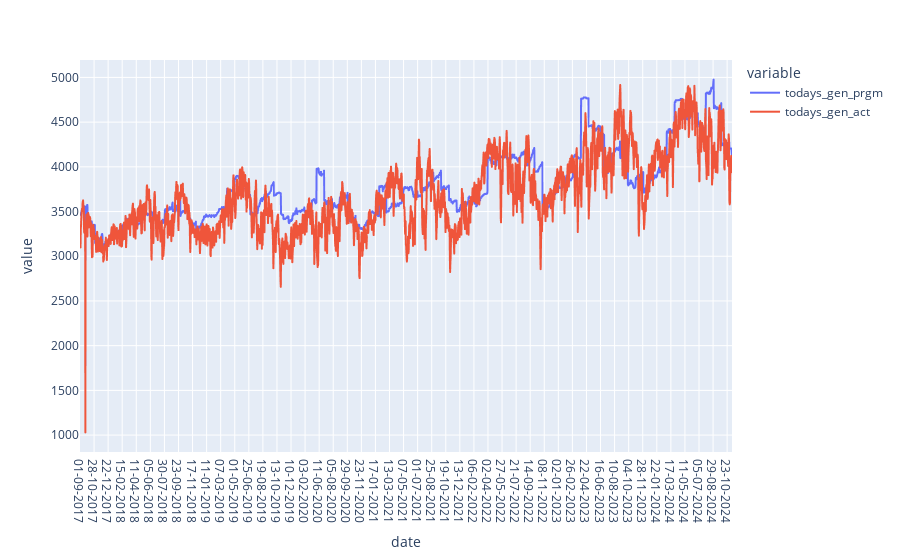

Notebook cell for this chart:
### Code cell
px.line(df, x=df.index, y=['todays_gen_prgm', 'todays_gen_act'])

### Figure 1 — Plotly figure (JSON) as saved in the notebook; plotly's stock layout.template omitted (floating-point values rounded to 4 significant figures; data arrays with more than 128 entries replaced by an {"elided": "..."} marker saying what was removed)
{"data": [{"hovertemplate": "variable=todays_gen_prgm<br>date=%{x}<br>value=%{y}<extra></extra>", "legendgroup": "todays_gen_prgm", "line": {"color": "#636efa", "dash": "solid"}, "marker": {"symbol": "circle"}, "mode": "lines", "name": "todays_gen_prgm", "showlegend": true, "type": "scattergl", "x": {"elided": "2550 str values"}, "xaxis": "x", "y": {"elided": "2550 float values"}, "yaxis": "y"}, {"hovertemplate": "variable=todays_gen_act<br>date=%{x}<br>value=%{y}<extra></extra>", "legendgroup": "todays_gen_act", "line": {"color": "#EF553B", "dash": "solid"}, "marker": {"symbol": "circle"}, "mode": "lines", "name": "todays_gen_act", "showlegend": true, "type": "scattergl", "x": {"elided": "2550 str values"}, "xaxis": "x", "y": {"elided": "2550 float values"}, "yaxis": "y"}], "layout": {"autosize": true, "legend": {"title": {"text": "variable"}, "tracegroupgap": 0}, "margin": {"t": 60}, "xaxis": {"anchor": "y", "autorange": true, "domain": [0, 1], "range": [0, 2549], "title": {"text": "date"}, "type": "category"}, "yaxis": {"anchor": "x", "autorange": true, "domain": [0, 1], "range": [810.9, 5195.0], "title": {"text": "value"}, "type": "linear"}}}
